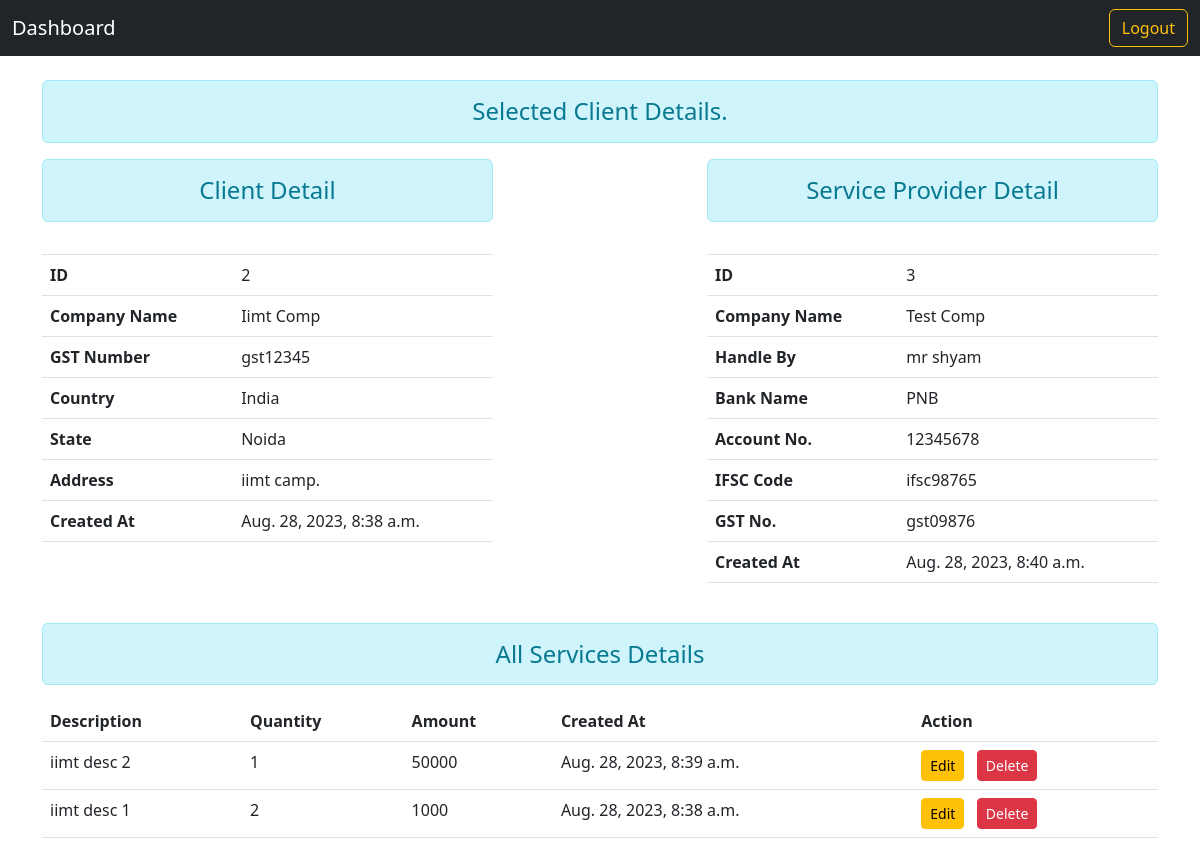
The page /review/2/ (signed in) on the database its author committed.
### Home/models.py (models this page shows, shortened)
class Client(models.Model):
    company_name = models.CharField(max_length=250)
    gst_number = models.CharField(max_length=250)
    country = models.CharField(max_length=150)
    state = models.CharField(max_length=150)
    address = models.CharField(max_length=250)
    created_at = models.DateTimeField(auto_now_add=True)

class Company(models.Model):
    client = models.ForeignKey(
        Client, on_delete=models.CASCADE)
    company_name = models.CharField(max_length=250)
    handle_by = models.CharField(max_length=250)
    email = models.EmailField(max_length=250)
    phone = models.BigIntegerField()
    account_number = models.BigIntegerField()
    ifsc_code = models.CharField(max_length=250)
    bank_name = models.CharField(max_length=250)
    gst_number = models.CharField(max_length=250)
    created_at = models.DateTimeField(auto_now_add=True)

class Services(models.Model):
    client = models.ForeignKey(Client, on_delete=models.CASCADE)
    description = models.CharField(max_length=255)
    quantity = models.IntegerField()
    amount = models.BigIntegerField()
    created_at = models.DateTimeField(auto_now_add=True)

### Home/views.py (the view)
# urls.py: path('review/<int:pk>/', views.review, name='review'),
def review(request, pk):
    if request.user.is_authenticated:
        clientData = Client.objects.get(id=pk)
        try:
            companyData = Company.objects.get(client_id=pk)
        except Company.DoesNotExist:
            companyData = {'Key': 'Val'}
        try:
            servicesData = Services.objects.filter(client_id=pk)
        except Services.DoesNotExist:
            servicesData = {'Key': 'Val'}
        context = {'clientData': clientData,
                   'companyData': companyData, 'servicesData': servicesData}
        return render(request, 'review.html', context)
    else:
        return HttpResponseRedirect('/')

### templates/review.html (shortened to what this page needs)
{% extends 'base.html' %}
{% block body %}
<div class="container mt-4">
    <div>
        <h4 class="text-center alert alert-info">Selected Client Details.</h4>
        <div class='row'>
            <div class="col-sm-5">
                <h4 class="text-center alert alert-info">Client Detail</h4>
                <div class="table-responsive">
                    <table class="table table-hover">
                        <thead>
                            <tr>
                                <th scope="col"></th>
                                <th scope="col"></th>
                            </tr>
                        </thead>
                        <tbody>
                            <tr>
                                <th scope="row">ID</th>
                                <td>{{clientData.id}}</td>
                            </tr>
                            <tr>
                                <th scope="row">Company Name</th>
                                <td>{{clientData.company_name}}</td>
                            </tr>
                            <tr>
                                <th scope="row">GST Number</th>
                                <td>{{clientData.gst_number}}</td>
                            </tr>
                            <tr>
                                <th scope="row">Country</th>
                                <td>{{clientData.country}}</td>
                            </tr>
                            <tr>
                                <th scope="row">State</th>
                                <td>{{clientData.state}}</td>
                            </tr>
                            <tr>
                                <th scope="row">Address</th>
                                <td>{{clientData.address}}</td>
                            </tr>
                            <tr>
                                <th scope="row">Created At</th>
                                <td> {{clientData.created_at}} </td>
                            </tr>
                        </tbody>
                    </table>
                </div>
            </div>
            <div class="col-sm-5 offset-2">
                <h4 class="text-center alert alert-info">Service Provider Detail</h4>
                {% if companyData.Key %}
                <h6 class="text-center mt-4"><span class=" rounded bg-danger px-2 py-1 text-white">Service provider
                        details not available, Please insert details first.</span></h6>
                {% else %}
                <div class="table-responsive">
                    <table class="table table-hover">
                        <thead>
                            <tr>
                                <th scope="col"></th>
                                <th scope="col"></th>
                            </tr>
                        </thead>
                        <tbody>
                            <tr>
                                <th scope="row">ID</th>
                                <td>{{companyData.id}}</td>
                            </tr>
                            <tr>
                                <th scope="row">Company Name</th>
                                <td>{{companyData.company_name}}</td>
                            </tr>
                            <tr>
                                <th scope="row">Handle By</th>
                                <td>{{companyData.handle_by}}</td>
                            </tr>
                            <tr>
                                <th scope="row">Bank Name</th>
                                <td>{{companyData.bank_name}}</td>
                            </tr>
                            <tr>
                                <th scope="row">Account No.</th>
                                <td>{{companyData.account_number}}</td>
                            </tr>
                            <tr>
                                <th scope="row">IFSC Code</th>
                                <td>{{companyData.ifsc_code}}</td>
                            </tr>
                            <tr>
                                <th scope="row">GST No.</th>
                                <td>{{companyData.gst_number}}</td>
                            </tr>
                            <tr>
                                <th scope="row">Created At</th>
                                <td>{{companyData.created_at}}</td>
                            </tr>
                        </tbody>
                    </table>
                </div>
                {% endif %}
            </div>
        </div>
    </div>
</div>
<div class="container mt-4">
    <h4 class="text-center alert alert-info">All Services Details</h4>
    {% if servicesData.Key %}
    <h6 class="text-center mt-4"><span class=" rounded bg-danger px-2 py-1 text-white">No service provided yet, Please
            insert services first.</span></h6>
    {% else %}
    <div class="table-responsive">
        <table class="table table-hover">
            <thead>
                <tr>
                    <th scope="col">Description</th>
                    <th scope="col">Quantity</th>
                    <th scope="col">Amount</th>
                    <th scope="col">Created At</th>
                    <th scope="col">Action</th>
                </tr>
            </thead>
            <tbody>
                {% for obj in servicesData reversed %}
                <tr>
                    <td> {{obj.description}} </td>
                    <td> {{obj.quantity}} </td>
                    <td> {{obj.amount}} </td>
                    <td> {{obj.created_at}} </td>
                    <td>
                        <a href="" class="btn btn-warning btn-sm">Edit</a> &nbsp;
                        <form action="" method="post" class="d-inline">
                            <button type="submit" class="btn btn-danger btn-sm" onclick="return confirm('Are you sure you want to delete this item?')">Delete</button>
                        </form>
                    </td>
                </tr>
                {% endfor %}
            </tbody>
        </table>
    </div>
    {% endif %}
</div>
{% endblock body %}

### templates/base.html (shortened to what this page needs)
{% load static %}
<!DOCTYPE html>
<html lang="en">
<head>
    <link rel="stylesheet" href="{% static 'css/bootstrap.css' %}">
</head>
<body>
    <nav class="navbar bg-dark">
        <div class="container-fluid">
          <a class="navbar-brand text-white" href="/">Dashboard</a>
          <div class="d-flex" role="search">
            <a class="btn btn-outline-warning" href="{% url 'logout' %}">Logout</a>
          </div>
        </div>
      </nav>
    {% block body %}
    {% endblock body %}
</body>
</html>

### rows shown on the page
Client: id "2", company_name "Iimt Comp", gst_number "gst12345", country "India", state "Noida", address "iimt camp.", created_at "Aug. 28, 2023, 8:38 a.m."
Company: id "3", company_name "Test Comp", handle_by "mr shyam", bank_name "PNB", account_number "12345678", ifsc_code "ifsc98765", gst_number "gst09876", created_at "Aug. 28, 2023, 8:40 a.m."
Services: description "iimt desc 2", quantity "1", amount "50000", created_at "Aug. 28, 2023, 8:39 a.m."
Services: description "iimt desc 1", quantity "2", amount "1000", created_at "Aug. 28, 2023, 8:38 a.m."
